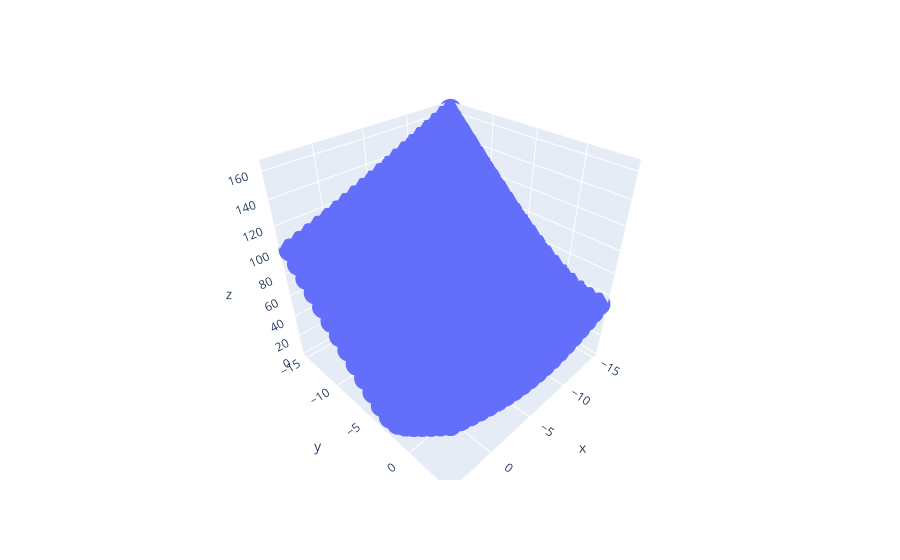

This figure's notebook cell:
### Markdown cell above
When we plot the magnitudes of the gradients we get a nice slope where the solution `[2,-2]` is
the lowest value!

### Code cell
def plot3d(xx,f):
    return px.scatter_3d(
        x=xx[:,0],
        y=xx[:,1],
        z = [get_magnitude(f_prime(x.reshape(-1,1)),x) for x in xx]
    )
plot3d(xx,f_prime)

### Figure 1 — Plotly figure (JSON) as saved in the notebook; plotly's stock layout.template omitted (floating-point values rounded to 4 significant figures; data arrays with more than 128 entries replaced by an {"elided": "..."} marker saying what was removed)
{"data": [{"hovertemplate": "x=%{x}<br>y=%{y}<br>z=%{z}<extra></extra>", "legendgroup": "", "marker": {"color": "#636efa", "symbol": "circle"}, "mode": "markers", "name": "", "scene": "scene", "showlegend": false, "type": "scatter3d", "x": {"elided": "400 int values"}, "y": {"elided": "400 int values"}, "z": {"elided": "400 float values"}}], "layout": {"legend": {"tracegroupgap": 0}, "margin": {"t": 60}, "scene": {"domain": {"x": [0, 1], "y": [0, 1]}, "xaxis": {"title": {"text": "x"}}, "yaxis": {"title": {"text": "y"}}, "zaxis": {"title": {"text": "z"}}}}}
